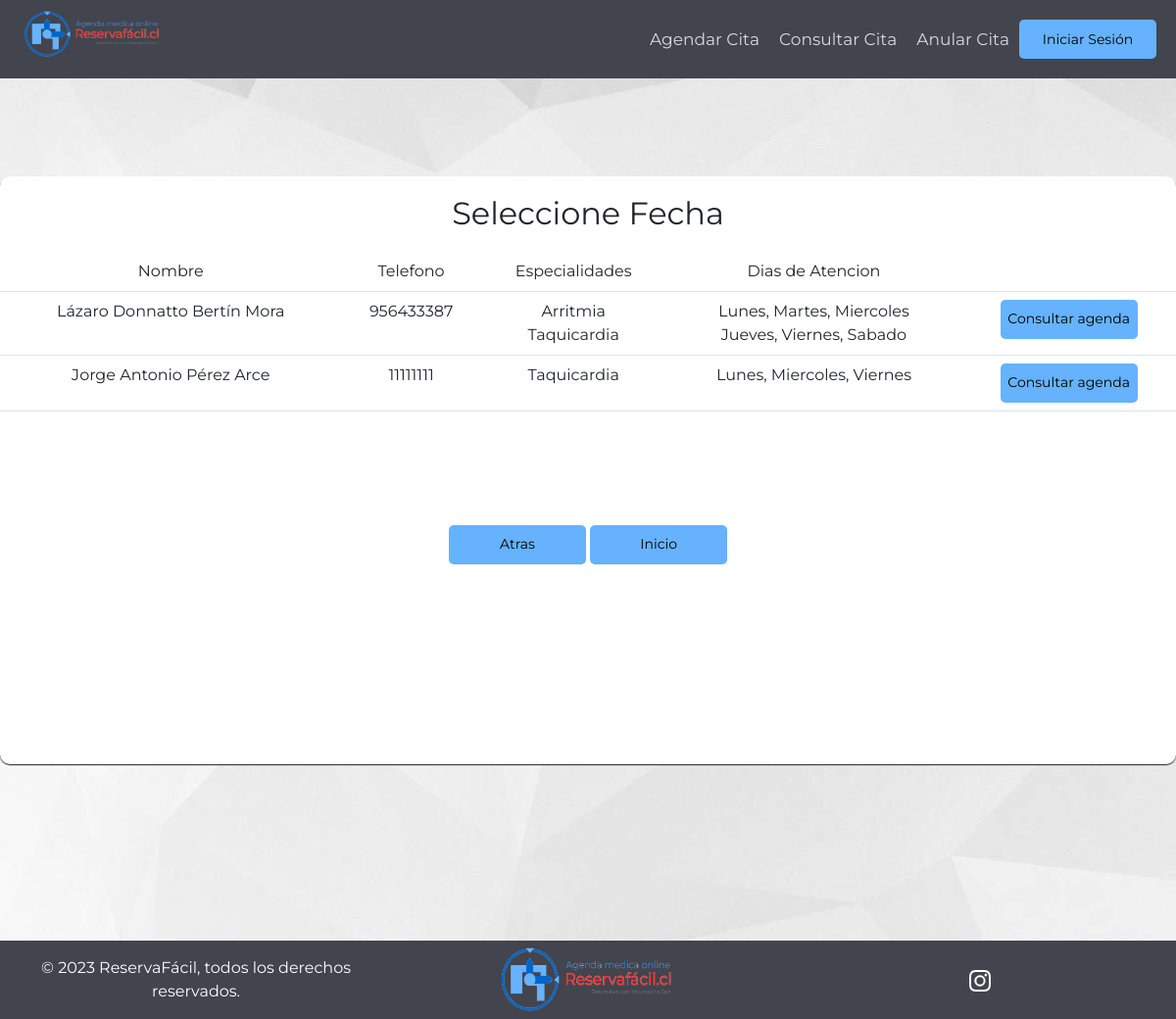
/agenda_citas_dos/, run on the app's committed database.
### AppReservaFacil/models.py (models this page shows, shortened)
class Especialista(models.Model):
    ID_Especialista = models.IntegerField(primary_key=True, unique=True)
    Nombre_completo_E = models.CharField(max_length=256)
    Rut = models.CharField(max_length=9, null=True)
    Sexo = models.CharField(choices = ([('Femenino','Femenino'), ('Masculino','Masculino')]),max_length=9, null=True)
    Fecha_de_nacimiento_E = models.DateField(null=True)
    Direccion_E = models.CharField(max_length=256, null=True)
    Telefono_E = models.CharField(max_length=9, null=True)
    ini_con_especialista = models.DateField(null=True)
    fin_con_especialista = models.DateField(null=True)
    Foto_E = models.ImageField(upload_to='Paciente',null=True)
    Especialidad_P = models.ForeignKey(Especialidad,null=True, on_delete=models.RESTRICT,related_name="Especialidad_P")
    Especialidad_S = models.ForeignKey(Especialidad,null=True, on_delete=models.RESTRICT,related_name="Especialidad_S")
    Dia_Esp_P = MultiSelectField(choices=DIAS_CHOICES)
    Dia_Esp_S = MultiSelectField(choices=DIAS_CHOICES)
    Minutes_Esp_P_Lun = models.IntegerField(null = True, choices=MINUTOS_CHOICES)
    Minutes_Esp_P_Mar = models.IntegerField(null = True, choices=MINUTOS_CHOICES)
    Minutes_Esp_P_Mie = models.IntegerField(null = True, choices=MINUTOS_CHOICES)
    Minutes_Esp_P_Jue = models.IntegerField(null = True, choices=MINUTOS_CHOICES)
    Minutes_Esp_P_Vie = models.IntegerField(null = True, choices=MINUTOS_CHOICES)
    Minutes_Esp_P_Sab = models.IntegerField(null = True, choices=MINUTOS_CHOICES)
    Minutes_Esp_P_Dom = models.IntegerField(null = True, choices=MINUTOS_CHOICES)
    Minutes_Esp_S_Lun = models.IntegerField(null = True, choices=MINUTOS_CHOICES)
    Minutes_Esp_S_Mar = models.IntegerField(null = True, choices=MINUTOS_CHOICES)
    Minutes_Esp_S_Mie = models.IntegerField(null = True, choices=MINUTOS_CHOICES)
    Minutes_Esp_S_Jue = models.IntegerField(null = True, choices=MINUTOS_CHOICES)
    Minutes_Esp_S_Vie = models.IntegerField(null = True, choices=MINUTOS_CHOICES)
    Minutes_Esp_S_Sab = models.IntegerField(null = True, choices=MINUTOS_CHOICES)
    Minutes_Esp_S_Dom = models.IntegerField(null = True, choices=MINUTOS_CHOICES)
    Usuario_E = models.ForeignKey(User, null=True, on_delete=models.CASCADE)

class Especialidad(models.Model):
    Codigo_especialidad = models.IntegerField(primary_key=True, unique=True)
    Nombre_especialidad = models.CharField(max_length=256)
    Icono_especialidad = models.ImageField()
    Color_especialidad = models.CharField(max_length=64)
    Area_Medica_F = models.ForeignKey(Area_Medica,null=True, on_delete=models.RESTRICT)
    def __str__(self):
        return self.Nombre_especialidad
    class Meta:
        verbose_name='Especialidad'
        verbose_name_plural='Especialidades'

### AppReservaFacil/views.py (the view)
# urls.py: path('agenda_citas_dos/', views.operador_lista_agenda_dos, name='agenda_citas_dos'),
def operador_lista_agenda_dos(request):
    lista_especialista = Especialista.objects.all()
    context = {'lista_especialista': lista_especialista}
    if request.method == 'POST':
        especialista_select = request.POST.get('consultar')
        print(especialista_select)
        url = reverse('agenda_citas_medico')+'?especialista_select={}'.format(especialista_select)
        return redirect(url)
    return render(request, 'Operador/Consultar_Agenda/operador_listar_especialista_dos.html',context)

### AppReservaFacil/templatetags/auth_extras.py (called while the page is built)
@register.filter(name='has_group')
def has_group(user, group_name):
    group = Group.objects.get(name=group_name)
    return True if group in user.groups.all() else False

### AppReservaFacil/templates/Operador/Consultar_Agenda/operador_listar_especialista_dos.html (shortened to what this page needs)
{% extends "../../Clientes/index.html" %}
{% block footer %}
<div id="main-content-centro">
    <div class="div-mediano">
        <h2 id="titulo-Operador">Seleccione Fecha</h2>
            <div class="table-responsive-lg">
                <table class="table table-hover">
                    <tr>
                        <td>Nombre</td>
                        <td>Telefono</td>
                        <td>Especialidades</td>
                        <td>Dias de Atencion</td>
                        <td></td>
                    </tr>
                    {% for x in lista_especialista %}
                        <tr>
                            <td>{{x.Nombre_completo_E}}</td>
                            <td>{{x.Telefono_E}}</td>
                            <td>{{x.Especialidad_P}}
                                {% if  x.Especialidad_S is not None %}
                                <br>
                                {{x.Especialidad_S}}
                                {% endif %}
                            </td>
                            <td>{{x.Dia_Esp_P}}<br>{{x.Dia_Esp_S}}</td>
                            <td>
                                <form method="POST">
                                    <button class="btn-naranja-mediano" value="{{x.ID_Especialista}}"
                                    type="submit" name="consultar">Consultar agenda</button>
                                </form>
                            </td>
                        </tr>
                    {% endfor %}
                </table>
            </div>
            <button id="btn-home-cerrar-sesion" type="button" class="btn-naranja-mediano" onclick="goBack()" style="align-self: auto;">Atras</a></button>
            <button id="btn-home-cerrar-sesion" type="button" class="btn-naranja-mediano" style="align-self: auto;"><a href="/">Inicio</a></button>
        </div>
</div>
{% endblock %}

### AppReservaFacil/static/Clientes/css.css (style rules this page uses)
html { height: 100%; }
* { margin: 0; padding: 0; box-sizing: border-box; font-family: 'Montserrat', sans-serif; }
.btn-naranja-mediano { height: 40px; width: 140px; background-color: #66B2FE; font-size: 14px; border-style: none; border-radius: 5px; margin: auto; }
.btn-naranja-mediano a { text-decoration: none; color: #000000; }
body { margin: auto; background-image:url("background.jpg"); background-repeat: no-repeat; height: 100%; }
#main-content-centro { height: 100%; display: grid; place-content: center; }
.div-mediano { height: 600px; width: 1200px; background-color: #ffffff; text-align: center; border-radius: 10px; box-shadow: 0px 1px 1px; }
#titulo-Operador { margin: 1.2rem; }
#btn-home-cerrar-sesion { margin-top: 100px; }

### data on the page
Especialista: Nombre_completo_E "Lázaro Donnatto Bertín Mora", Telefono_E "956433387", Especialidad_P "Arritmia", Especialidad_S "Taquicardia", Dia_Esp_P "Lunes, Martes, Miercoles", Dia_Esp_S "Jueves, Viernes, Sabado", {{ x.ID_Especialista }} 1 (drawn)
Especialista: Nombre_completo_E "Jorge Antonio Pérez Arce", Telefono_E "11111111", Especialidad_P "Taquicardia", Dia_Esp_P "Lunes, Miercoles, Viernes", {{ x.ID_Especialista }} 2 (drawn)
